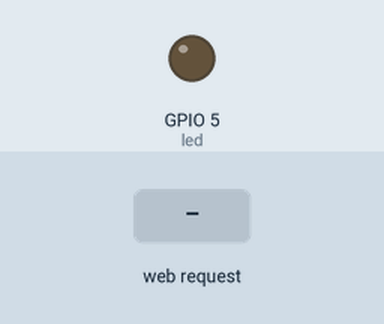
Bench run of a sketch on a simulated ESP32. Parts: output pins drawn as LEDs (lit = HIGH). Inputs (shaded band) come from the test bench. WiFi joins after 1.5 s; servers stay silent unless stated; what the sketch prints to the serial monitor is not drawn.

Above: at 2.8 s.
2.9 s: HTTP request GET /on received
At 3.4 s:
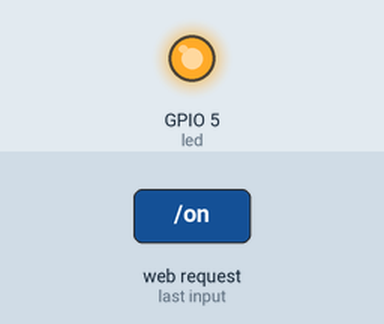
4.4 s: HTTP request GET /off received
At 5.8 s:
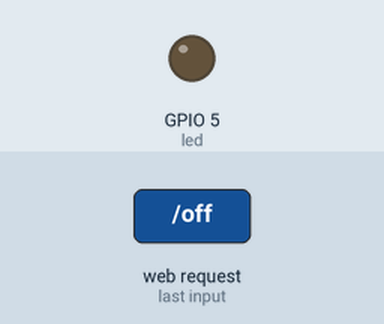
Timing chart, 0 to 7.4 s (numbered marks = the images above; inputs shaded):
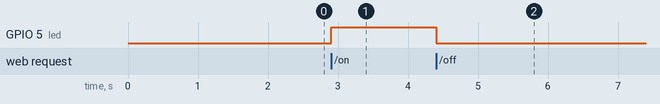

The sketch:

WebServer_LED.ino
```cpp
#include <WiFi.h>
#include <WebServer.h>
#include "secrets.h"   // copia secrets.example.h como secrets.h

const char* ssid = WIFI_SSID;
const char* password = WIFI_PASSWORD;

WebServer server(80);
int led = 5;

void handleRoot() {
  server.send(200, "text/html",
  "<h1>Control LED</h1><a href='/on'>Encender</a><br><a href='/off'>Apagar</a>");
}

void handleOn() {
  digitalWrite(led, HIGH);
  server.send(200, "text/plain", "LED encendido");
}

void handleOff() {
  digitalWrite(led, LOW);
  server.send(200, "text/plain", "LED apagado");
}

void setup() {
  pinMode(led, OUTPUT);
  Serial.begin(115200);

  WiFi.begin(ssid, password);
  while (WiFi.status() != WL_CONNECTED) delay(200);
  Serial.println(WiFi.localIP());

  server.on("/", handleRoot);
  server.on("/on", handleOn);
  server.on("/off", handleOff);
  server.begin();
}

void loop() {
  server.handleClient();
}
```

secrets.example.h
```cpp
#pragma once
// Copia este archivo como secrets.h y llena tus datos. secrets.h está en .gitignore.
#define WIFI_SSID     "TU_RED_WIFI"
#define WIFI_PASSWORD "TU_CONTRASENA"
```

Measured:
- after the input at 2.9 s, GPIO 5 (led): LOW → HIGH at once
- after the input at 4.4 s, GPIO 5 (led): HIGH → LOW at once
